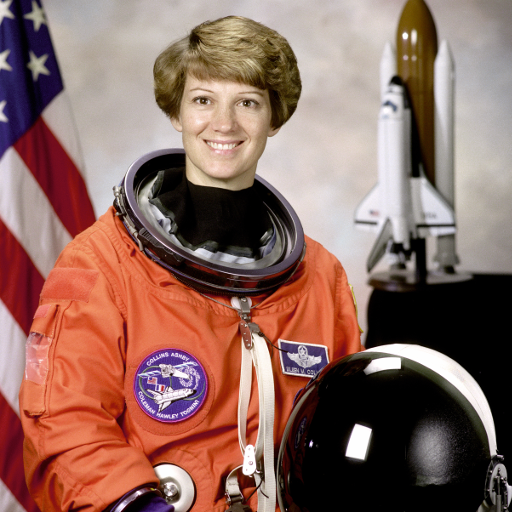
#> input picture skimage.data.astronaut(), 512 x 512 px
$ jupyter execute 'afted area.ipynb'
#> lines starting #> are read from the running program, lines starting #| are printed output that depends on the picture; after the words box and inside, x2 and y2 are one past the last pixel; in counts of white or black regions, pixels touching at a corner belong together
[cell 1]
import matplotlib.pyplot as plt
from skimage import data
from skimage.segmentation import felzenszwalb, mark_boundaries
import numpy as np

astro = data.astronaut()
#> astro is the input picture: shape (512, 512, 3); mean R, G, B 141.6, 105.8, 96.5
segments_fz = felzenszwalb(astro, scale=100, sigma=0.5, min_size=50)
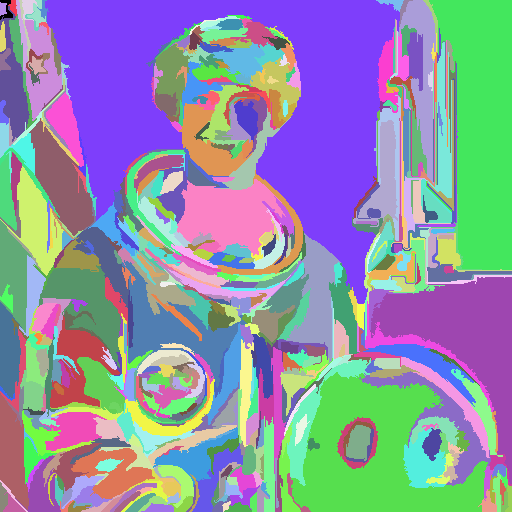
#> segments_fz: shape (512, 512) int64; 585 distinct labels, from 0 to 584; one colour per label, 0 black

plt.figure(figsize=(15, 15))
plt.subplot(1, 3, 1)
plt.title("Segmented Image")
plt.imshow(mark_boundaries(astro, segments_fz))
face_segment = segments_fz == 1  # Start with 1, and adjust if needed
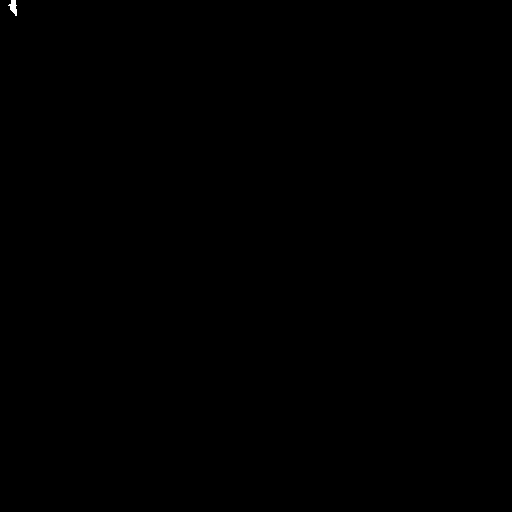
#> face_segment: shape (512, 512) bool; 0.03% white; 1 white region, box (x1, y1, x2, y2) and area: (8, 0, 17, 16) 83
highlighted = astro.copy()
plt.subplot(1, 3, 2)
plt.title("Detected Area (Face)")
plt.imshow(highlighted)
print(f"Number of segments: {len(np.unique(segments_fz))}")
#| Number of segments: 585

plt.show()

[cell 2]
import cv2
import matplotlib.pyplot as plt
import numpy as np
from skimage.color import rgb2gray
from skimage.segmentation import felzenszwalb, mark_boundaries
image = cv2.imread('img/leaf.jpg')
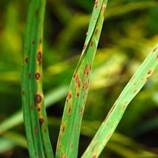
#> input picture img/leaf.jpg, 158 x 158 px, shrunk from 300 x 300 before the run
#> image is the input picture: shape (158, 158, 3); mean B, G, R 28.3, 113.2, 89.5

img_color = cv2.cvtColor(image, cv2.COLOR_BGR2RGB)

img_gray = rgb2gray(img_color)
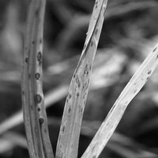
#> img_gray: shape (158, 158) float64; min 0.0199, max 0.953, mean 0.4
img_fel = felzenszwalb(img_color, scale=200, sigma=0.5, min_size=50)
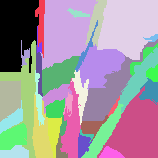
#> img_fel: shape (158, 158) int64; 40 distinct labels, from 0 to 39; one colour per label, 0 black
plt.figure(figsize=(15, 15))
plt.subplot(1, 2, 1)
plt.title("Segmented Image with Boundaries")
plt.imshow(mark_boundaries(img_color, img_fel))
segment_number = 1  # Start with 1 and adjust as necessary
face_segment = img_fel == segment_number
#> face_segment: shape (158, 158) bool; 1.2% white; 1 white region, box (x1, y1, x2, y2) and area: (35, 0, 45, 58) 307
highlighted = img_color.copy()
highlighted[~face_segment] = [0, 0, 0]
plt.subplot(1, 2, 2)
plt.title("Highlighted Segment")
plt.imshow(highlighted)
print(f"Number of segments: {len(np.unique(img_fel))}")
#| Number of segments: 40

plt.show()
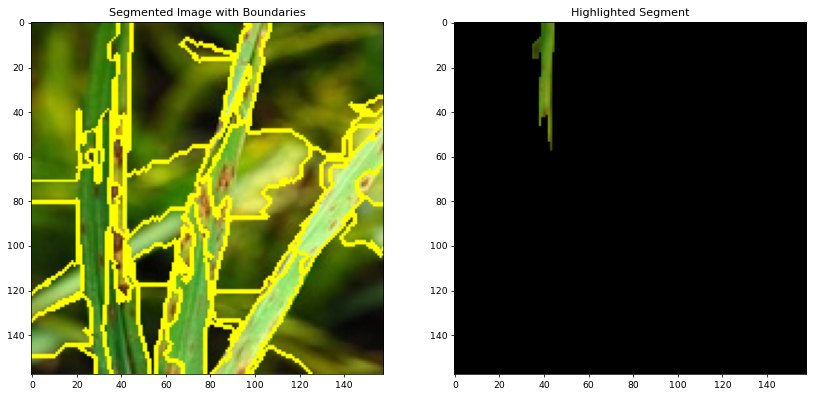
#> figure drawn by matplotlib, 2 panels

[cell 3]
import cv2
import matplotlib.pyplot as plt
import numpy as np
from skimage.color import rgb2hsv
from skimage.segmentation import felzenszwalb, mark_boundaries

# Load the image
image = cv2.imread('img/a.jpg')
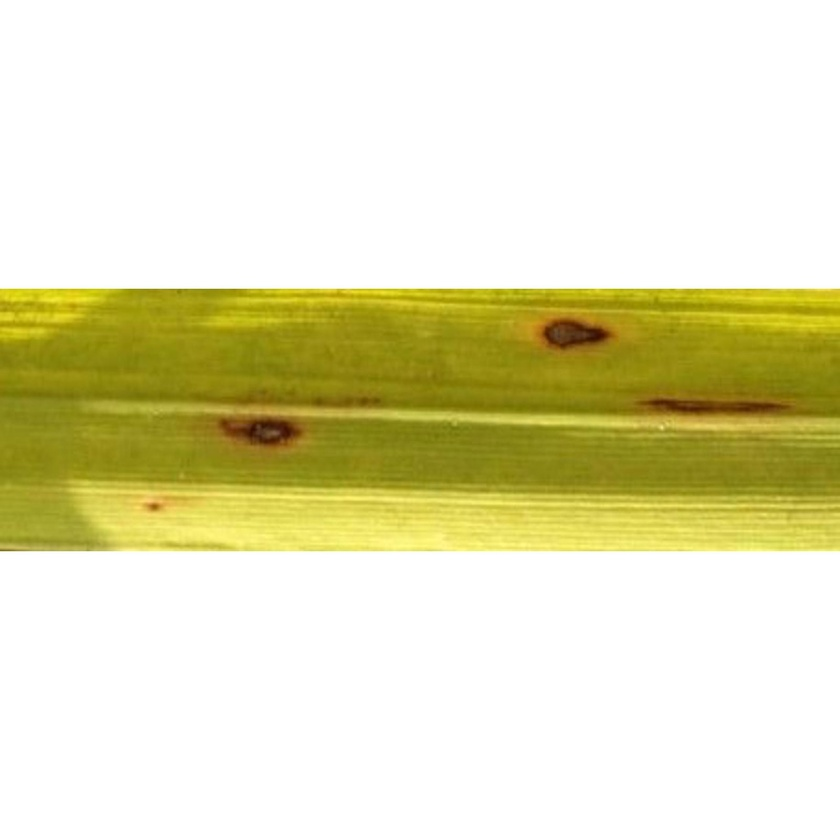
#> input picture img/a.jpg, 840 x 840 px, shrunk from 1600 x 1600 before the run
#> image is the input picture: shape (840, 840, 3); mean B, G, R 186.6, 224.7, 227.8
img_color = cv2.cvtColor(image, cv2.COLOR_BGR2RGB)
#> img_color: shape (840, 840, 3)
img_fel = felzenszwalb(img_color, scale=300, sigma=0.5, min_size=50)
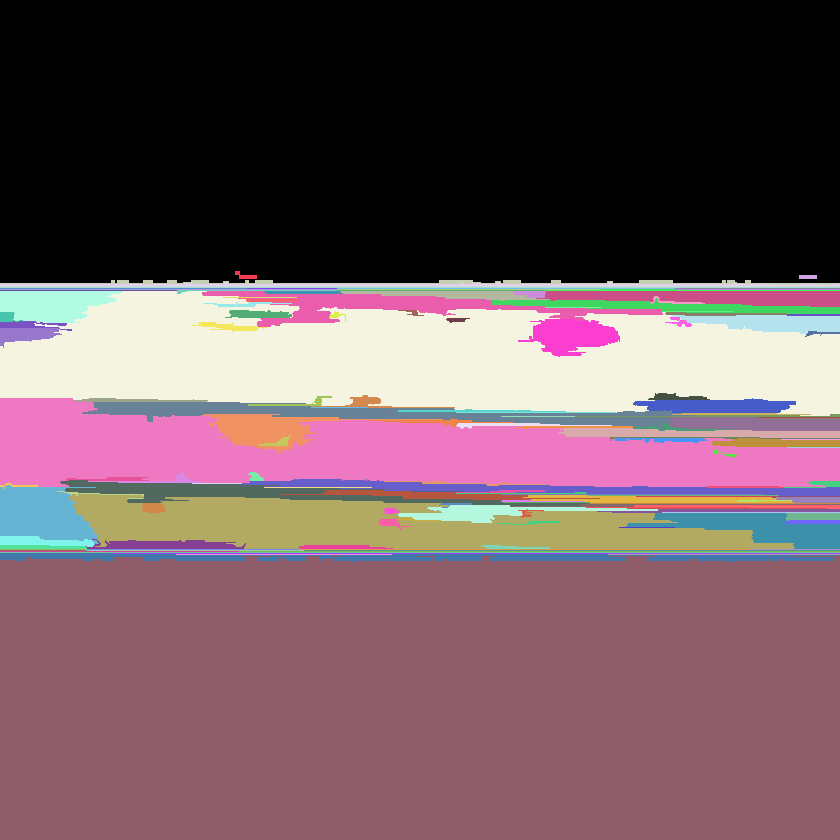
#> img_fel: shape (840, 840) int64; 141 distinct labels, from 0 to 140; one colour per label, 0 black
disease_mask = np.zeros(img_color.shape[:2], dtype=bool)

for segment_value in np.unique(img_fel):
    segment_mask = img_fel == segment_value

    if np.mean(img_color[segment_mask], axis=0)[0] < 100:
        disease_mask = segment_mask
        break
#> this loop made 141 passes
#> pass 1, `segment_mask = img_fel == segment_value`:
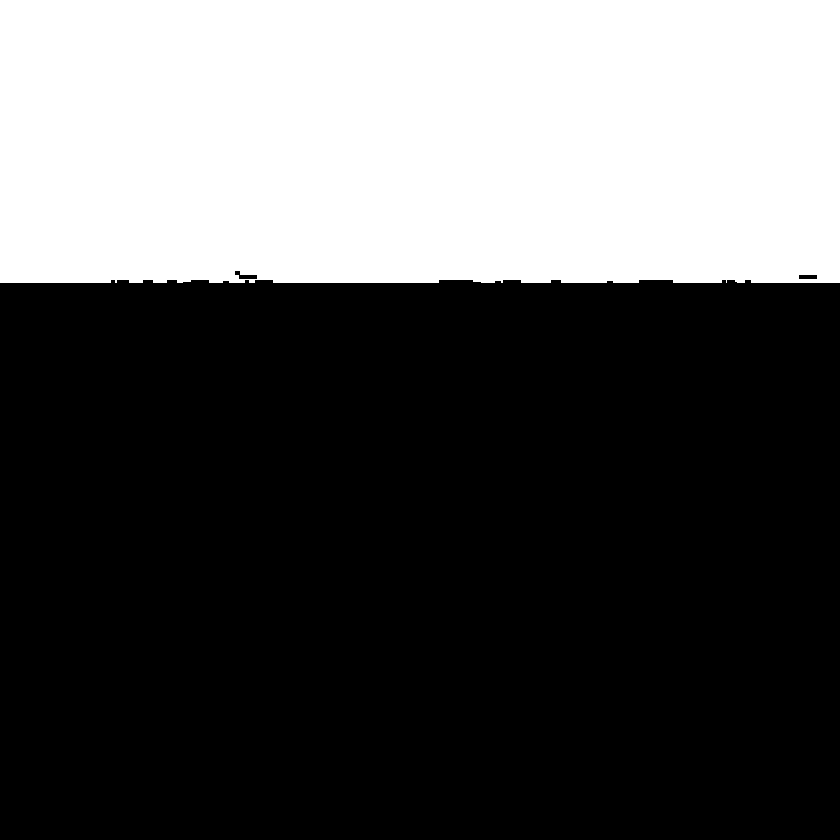
#> segment_mask: shape (840, 840) bool; 33.6% white; 1 white region, box (x1, y1, x2, y2) and area: (0, 0, 840, 283) 236932


highlighted_disease = np.zeros_like(img_color)
highlighted_disease[disease_mask] = img_color[disease_mask]
#> highlighted_disease: shape (840, 840, 3); every value is 0


plt.figure(figsize=(15, 15))

plt.subplot(1, 3, 1)
plt.title("Original Image")
plt.imshow(img_color)
plt.axis('off')

plt.subplot(1, 3, 2)
plt.title("Segmented Image")
plt.imshow(mark_boundaries(img_color, img_fel))
plt.axis('off')

plt.subplot(1, 3, 3)
plt.title("Highlighted Diseased Area")
plt.imshow(highlighted_disease)
plt.axis('off')

plt.show()
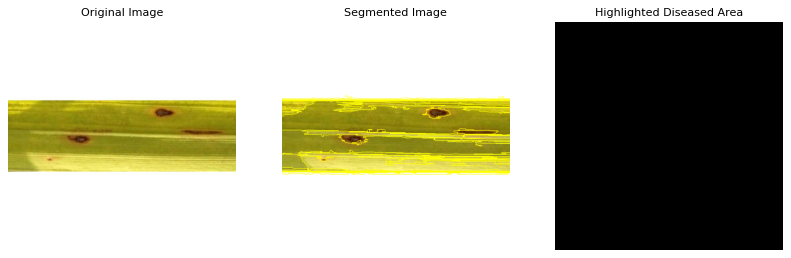
#> figure drawn by matplotlib, 3 panels


print(f"Number of segments: {len(np.unique(img_fel))}")
#| Number of segments: 141
